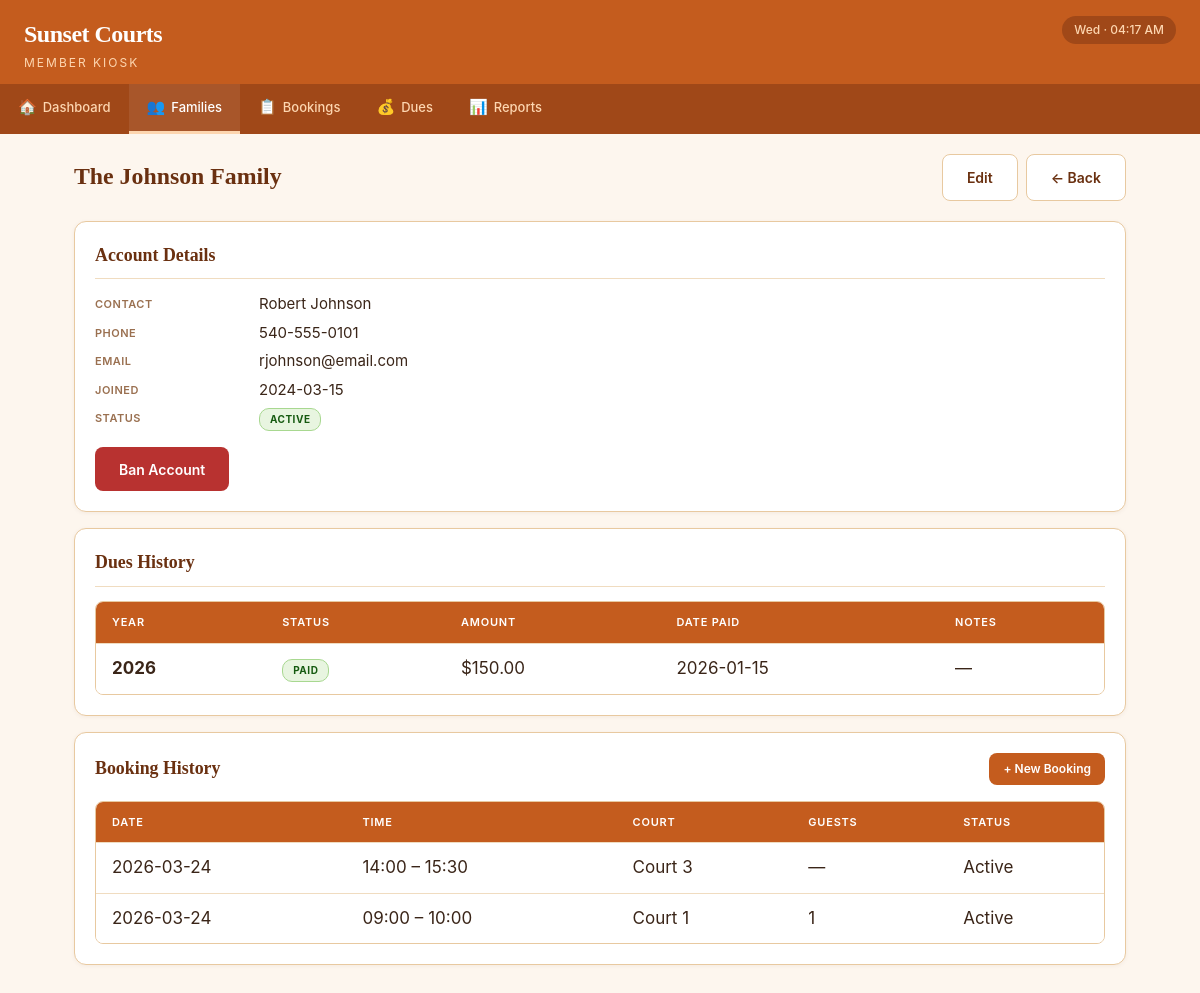
The page /members/1/view on the database as committed earlier.
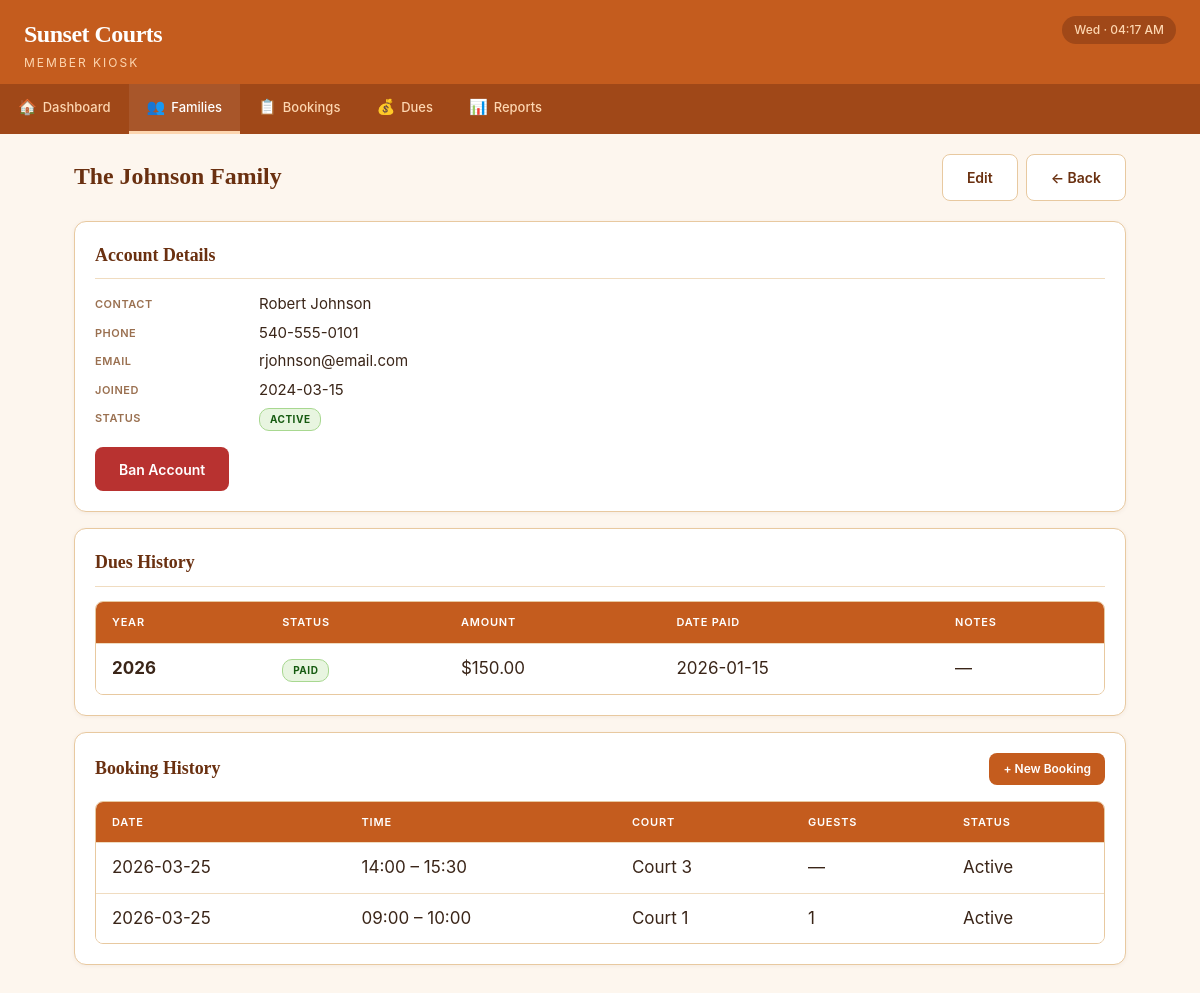
The same page on the database as committed later.
### tables this page shows
CREATE TABLE bookings (
            booking_id      INTEGER  PRIMARY KEY AUTOINCREMENT,
            family_id       INTEGER  NOT NULL,
            court_id        INTEGER  NOT NULL,
            booking_date    DATE     NOT NULL,
            start_time      TEXT     NOT NULL,
            end_time        TEXT     NOT NULL,
            guest_count     INTEGER  NOT NULL DEFAULT 0,
            notes           TEXT,
            is_cancelled    INTEGER  NOT NULL DEFAULT 0,
            created_at      DATETIME NOT NULL DEFAULT (datetime('now')),
            FOREIGN KEY (family_id) REFERENCES families(family_id) ON DELETE CASCADE,
            FOREIGN KEY (court_id)  REFERENCES courts(court_id)  ON DELETE CASCADE
        );

CREATE TABLE courts (
            court_id    INTEGER PRIMARY KEY AUTOINCREMENT,
            court_name  TEXT    NOT NULL UNIQUE,
            status      TEXT    NOT NULL DEFAULT 'Available'
        );

### app.py (the view)
@app.route('/members/<int:family_id>/view')
def member_view(family_id):
    family = query_db('SELECT * FROM families WHERE family_id = ?', (family_id,), one=True)
    if not family:
        flash('Account not found.', 'error')
        return redirect(url_for('member_list'))
    dues = query_db('SELECT * FROM dues WHERE family_id = ? ORDER BY year DESC', (family_id,))
    bookings = query_db('''
        SELECT b.*, c.court_name FROM bookings b
        JOIN courts c ON b.court_id = c.court_id
        WHERE b.family_id = ? ORDER BY b.booking_date DESC, b.start_time DESC LIMIT 20
    ''', (family_id,))
    return render_template('members/view.html', family=family, dues=dues, bookings=bookings)

### app.py (called while the page is built)
@app.context_processor
def inject_globals():
    now = datetime.now()
    return {
        'today_display': now.strftime('%a · %I:%M %p')
    }

### db.py (called while the page is built)
def get_db():
    conn = sqlite3.connect(DB_PATH)
    conn.execute("PRAGMA foreign_keys = ON")
    conn.row_factory = sqlite3.Row
    return conn

def query_db(query, args=(), one=False):
    conn = get_db()
    try:
        cursor = conn.execute(query, args)
        results = cursor.fetchall()
        return results[0] if one and results else (None if one else results)
    finally:
        conn.close()

### templates/members/view.html (shortened to what this page needs)
{% extends "base.html" %}
{% block content %}
<div class="page-header">
    <h2>{{ family.family_name }}
    </h2>
    <div class="btn-group">
        <a href="{{ url_for('member_edit', family_id=family.family_id) }}" class="btn btn-outline">Edit</a>
        <a href="{{ url_for('member_list') }}" class="btn btn-outline">← Back</a>
    </div>
</div>
<div class="card">
    <div class="card-header">Account Details</div>
    <div class="detail-grid">
        <div class="label">Contact</div><div class="value">{{ family.primary_contact or '—' }}</div>
        <div class="label">Phone</div><div class="value">{{ family.phone or '—' }}</div>
        <div class="label">Email</div><div class="value">{{ family.email or '—' }}</div>
        <div class="label">Joined</div><div class="value">{{ family.join_date }}</div>
        <div class="label">Status</div>
        <div class="value">
            {% if family.is_banned %}<span class="badge badge-banned">Banned</span>
            {% else %}<span class="badge badge-active">Active</span>{% endif %}
        </div>
    </div>
    <div class="btn-group">
        {% if family.is_banned %}
        <form method="POST" action="{{ url_for('member_unban', family_id=family.family_id) }}">
            <button type="submit" class="btn btn-primary">Lift Ban</button>
        </form>
        {% else %}
        <form method="POST" action="{{ url_for('member_ban', family_id=family.family_id) }}"
              onsubmit="return confirm('Ban this family?');">
            <button type="submit" class="btn btn-danger">Ban Account</button>
        </form>
        {% endif %}
    </div>
</div>
<div class="card">
    <div class="card-header">Dues History</div>
    {% if dues %}
    <div class="table-wrap">
        <table>
            <thead><tr><th>Year</th><th>Status</th><th>Amount</th><th>Date Paid</th><th>Notes</th></tr></thead>
            <tbody>
                {% for d in dues %}
                <tr>
                    <td><strong>{{ d.year }}</strong></td>
                    <td>{% if d.is_paid %}<span class="badge badge-paid">Paid</span>{% else %}<span class="badge badge-unpaid">Unpaid</span>{% endif %}</td>
                    <td>{{ '$%.2f' % d.amount_paid if d.amount_paid else '—' }}</td>
                    <td>{{ d.date_paid or '—' }}</td>
                    <td>{{ d.notes or '—' }}</td>
                </tr>
                {% endfor %}
            </tbody>
        </table>
    </div>
    {% else %}<p style="color:var(--text-muted);">No dues records.</p>{% endif %}
</div>
<div class="card">
    <div class="flex-between mb-16">
        <div class="card-header" style="border:none;margin:0;padding:0;">Booking History</div>
        {% if not family.is_banned %}
        <a href="{{ url_for('booking_add') }}" class="btn btn-primary btn-sm">+ New Booking</a>
        {% endif %}
    </div>
    {% if bookings %}
    <div class="table-wrap">
        <table>
            <thead><tr><th>Date</th><th>Time</th><th>Court</th><th>Guests</th><th>Status</th></tr></thead>
            <tbody>
                {% for b in bookings %}
                <tr>
                    <td>{{ b.booking_date }}</td>
                    <td>{{ b.start_time }} – {{ b.end_time }}</td>
                    <td>{{ b.court_name }}</td>
                    <td>{{ b.guest_count if b.guest_count > 0 else '—' }}</td>
                    <td>{% if b.is_cancelled %}<span style="color:var(--danger);">Cancelled</span>{% else %}Active{% endif %}</td>
                </tr>
                {% endfor %}
            </tbody>
        </table>
    </div>
    {% else %}<p style="color:var(--text-muted);">No bookings.</p>{% endif %}
</div>
{% endblock %}

Rows that differ between the two databases and show on the page:
changed bookings "Court 3": booking_date "2026-03-24" → "2026-03-25"
changed bookings "Court 1": booking_date "2026-03-24" → "2026-03-25"
